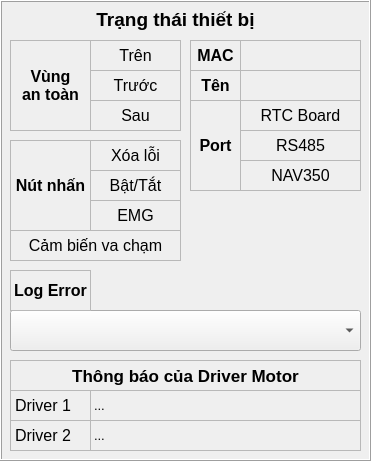
    <widget class="QFrame" name="frame_2">
     <property name="geometry">
      <rect>
       <x>0</x>
       <y>0</y>
       <width>371</width>
       <height>461</height>
      </rect>
     </property>
     <property name="autoFillBackground">
      <bool>true</bool>
     </property>
     <property name="frameShape">
      <enum>QFrame::Box</enum>
     </property>
     <property name="frameShadow">
      <enum>QFrame::Raised</enum>
     </property>
     <widget class="QLabel" name="lbc_blsock">
      <property name="geometry">
       <rect>
        <x>10</x>
        <y>230</y>
        <width>171</width>
        <height>31</height>
       </rect>
      </property>
      <property name="font">
       <font>
        <pointsize>12</pointsize>
       </font>
      </property>
      <property name="autoFillBackground">
       <bool>false</bool>
      </property>
      <property name="frameShape">
       <enum>QFrame::StyledPanel</enum>
      </property>
      <property name="lineWidth">
       <number>1</number>
      </property>
      <property name="midLineWidth">
       <number>0</number>
      </property>
      <property name="text">
       <string>Cảm biến va chạm</string>
      </property>
      <property name="scaledContents">
       <bool>false</bool>
      </property>
      <property name="alignment">
       <set>Qt::AlignCenter</set>
      </property>
      <property name="wordWrap">
       <bool>false</bool>
      </property>
      <property name="openExternalLinks">
       <bool>false</bool>
      </property>
     </widget>
     <widget class="QLabel" name="lbc_safety_behind">
      <property name="geometry">
       <rect>
        <x>90</x>
        <y>100</y>
        <width>91</width>
        <height>31</height>
       </rect>
      </property>
      <property name="font">
       <font>
        <pointsize>12</pointsize>
       </font>
      </property>
      <property name="autoFillBackground">
       <bool>false</bool>
      </property>
      <property name="frameShape">
       <enum>QFrame::StyledPanel</enum>
      </property>
      <property name="lineWidth">
       <number>1</number>
      </property>
      <property name="midLineWidth">
       <number>0</number>
      </property>
      <property name="text">
       <string>Sau</string>
      </property>
      <property name="scaledContents">
       <bool>false</bool>
      </property>
      <property name="alignment">
       <set>Qt::AlignCenter</set>
      </property>
      <property name="wordWrap">
       <bool>false</bool>
      </property>
      <property name="openExternalLinks">
       <bool>false</bool>
      </property>
     </widget>
     <widget class="QLabel" name="lbc_button_clearError">
      <property name="geometry">
       <rect>
        <x>90</x>
        <y>140</y>
        <width>91</width>
        <height>31</height>
       </rect>
      </property>
      <property name="font">
       <font>
        <pointsize>12</pointsize>
       </font>
      </property>
      <property name="autoFillBackground">
       <bool>false</bool>
      </property>
      <property name="frameShape">
       <enum>QFrame::StyledPanel</enum>
      </property>
      <property name="lineWidth">
       <number>1</number>
      </property>
      <property name="midLineWidth">
       <number>0</number>
      </property>
      <property name="text">
       <string>Xóa lỗi</string>
      </property>
      <property name="scaledContents">
       <bool>false</bool>
      </property>
      <property name="alignment">
       <set>Qt::AlignCenter</set>
      </property>
      <property name="wordWrap">
       <bool>false</bool>
      </property>
      <property name="openExternalLinks">
       <bool>false</bool>
      </property>
     </widget>
     <widget class="QLabel" name="lbc_safety_up">
      <property name="geometry">
       <rect>
        <x>90</x>
        <y>40</y>
        <width>91</width>
        <height>31</height>
       </rect>
      </property>
      <property name="font">
       <font>
        <pointsize>12</pointsize>
       </font>
      </property>
      <property name="autoFillBackground">
       <bool>false</bool>
      </property>
      <property name="frameShape">
       <enum>QFrame::StyledPanel</enum>
      </property>
      <property name="lineWidth">
       <number>1</number>
      </property>
      <property name="midLineWidth">
       <number>0</number>
      </property>
      <property name="text">
       <string>Trên</string>
      </property>
      <property name="scaledContents">
       <bool>false</bool>
      </property>
      <property name="alignment">
       <set>Qt::AlignCenter</set>
      </property>
      <property name="wordWrap">
       <bool>false</bool>
      </property>
      <property name="openExternalLinks">
       <bool>false</bool>
      </property>
     </widget>
     <widget class="QLabel" name="lb_button">
      <property name="geometry">
       <rect>
        <x>10</x>
        <y>140</y>
        <width>81</width>
        <height>91</height>
       </rect>
      </property>
      <property name="font">
       <font>
        <pointsize>12</pointsize>
        <weight>75</weight>
        <bold>true</bold>
       </font>
      </property>
      <property name="autoFillBackground">
       <bool>false</bool>
      </property>
      <property name="frameShape">
       <enum>QFrame::StyledPanel</enum>
      </property>
      <property name="lineWidth">
       <number>1</number>
      </property>
      <property name="midLineWidth">
       <number>0</number>
      </property>
      <property name="text">
       <string>Nút nhấn</string>
      </property>
      <property name="scaledContents">
       <bool>false</bool>
      </property>
      <property name="alignment">
       <set>Qt::AlignCenter</set>
      </property>
      <property name="wordWrap">
       <bool>false</bool>
      </property>
      <property name="openExternalLinks">
       <bool>false</bool>
      </property>
     </widget>
     <widget class="QLabel" name="lbc_emg">
      <property name="geometry">
       <rect>
        <x>90</x>
        <y>200</y>
        <width>91</width>
        <height>31</height>
       </rect>
      </property>
      <property name="font">
       <font>
        <pointsize>12</pointsize>
       </font>
      </property>
      <property name="autoFillBackground">
       <bool>false</bool>
      </property>
      <property name="frameShape">
       <enum>QFrame::StyledPanel</enum>
      </property>
      <property name="lineWidth">
       <number>1</number>
      </property>
      <property name="midLineWidth">
       <number>0</number>
      </property>
      <property name="text">
       <string>EMG</string>
      </property>
      <property name="scaledContents">
       <bool>false</bool>
      </property>
      <property name="alignment">
       <set>Qt::AlignCenter</set>
      </property>
      <property name="wordWrap">
       <bool>false</bool>
      </property>
      <property name="openExternalLinks">
       <bool>false</bool>
      </property>
     </widget>
     <widget class="QLabel" name="lb_device">
      <property name="geometry">
       <rect>
        <x>70</x>
        <y>4</y>
        <width>211</width>
        <height>31</height>
       </rect>
      </property>
      <property name="font">
       <font>
        <pointsize>14</pointsize>
        <weight>75</weight>
        <bold>true</bold>
       </font>
      </property>
      <property name="autoFillBackground">
       <bool>false</bool>
      </property>
      <property name="frameShape">
       <enum>QFrame::NoFrame</enum>
      </property>
      <property name="lineWidth">
       <number>1</number>
      </property>
      <property name="midLineWidth">
       <number>0</number>
      </property>
      <property name="text">
       <string>Trạng thái thiết bị</string>
      </property>
      <property name="scaledContents">
       <bool>false</bool>
      </property>
      <property name="alignment">
       <set>Qt::AlignCenter</set>
      </property>
      <property name="wordWrap">
       <bool>false</bool>
      </property>
      <property name="openExternalLinks">
       <bool>false</bool>
      </property>
     </widget>
     <widget class="QLabel" name="lb_safety">
      <property name="geometry">
       <rect>
        <x>10</x>
        <y>40</y>
        <width>81</width>
        <height>91</height>
       </rect>
      </property>
      <property name="font">
       <font>
        <pointsize>12</pointsize>
        <weight>75</weight>
        <bold>true</bold>
       </font>
      </property>
      <property name="autoFillBackground">
       <bool>false</bool>
      </property>
      <property name="frameShape">
       <enum>QFrame::StyledPanel</enum>
      </property>
      <property name="lineWidth">
       <number>1</number>
      </property>
      <property name="midLineWidth">
       <number>0</number>
      </property>
      <property name="text">
       <string>Vùng
an toàn</string>
      </property>
      <property name="scaledContents">
       <bool>false</bool>
      </property>
      <property name="alignment">
       <set>Qt::AlignCenter</set>
      </property>
      <property name="wordWrap">
       <bool>false</bool>
      </property>
      <property name="openExternalLinks">
       <bool>false</bool>
      </property>
     </widget>
     <widget class="QLabel" name="lbc_button_power">
      <property name="geometry">
       <rect>
        <x>90</x>
        <y>170</y>
        <width>91</width>
        <height>31</height>
       </rect>
      </property>
      <property name="font">
       <font>
        <pointsize>12</pointsize>
       </font>
      </property>
      <property name="autoFillBackground">
       <bool>false</bool>
      </property>
      <property name="frameShape">
       <enum>QFrame::StyledPanel</enum>
      </property>
      <property name="lineWidth">
       <number>1</number>
      </property>
      <property name="midLineWidth">
       <number>0</number>
      </property>
      <property name="text">
       <string>Bật/Tắt</string>
      </property>
      <property name="scaledContents">
       <bool>false</bool>
      </property>
      <property name="alignment">
       <set>Qt::AlignCenter</set>
      </property>
      <property name="wordWrap">
       <bool>false</bool>
      </property>
      <property name="openExternalLinks">
       <bool>false</bool>
      </property>
     </widget>
     <widget class="QLabel" name="lbc_safety_ahead">
      <property name="geometry">
       <rect>
        <x>90</x>
        <y>70</y>
        <width>91</width>
        <height>31</height>
       </rect>
      </property>
      <property name="font">
       <font>
        <pointsize>12</pointsize>
       </font>
      </property>
      <property name="autoFillBackground">
       <bool>false</bool>
      </property>
      <property name="frameShape">
       <enum>QFrame::StyledPanel</enum>
      </property>
      <property name="lineWidth">
       <number>1</number>
      </property>
      <property name="midLineWidth">
       <number>0</number>
      </property>
      <property name="text">
       <string>Trước</string>
      </property>
      <property name="scaledContents">
       <bool>false</bool>
      </property>
      <property name="alignment">
       <set>Qt::AlignCenter</set>
      </property>
      <property name="wordWrap">
       <bool>false</bool>
      </property>
      <property name="openExternalLinks">
       <bool>false</bool>
      </property>
     </widget>
     <widget class="QLabel" name="lbc_port_nav350">
      <property name="geometry">
       <rect>
        <x>240</x>
        <y>160</y>
        <width>121</width>
        <height>31</height>
       </rect>
      </property>
      <property name="font">
       <font>
        <pointsize>12</pointsize>
        <weight>50</weight>
        <bold>false</bold>
       </font>
      </property>
      <property name="autoFillBackground">
       <bool>false</bool>
      </property>
      <property name="frameShape">
       <enum>QFrame::StyledPanel</enum>
      </property>
      <property name="lineWidth">
       <number>1</number>
      </property>
      <property name="midLineWidth">
       <number>0</number>
      </property>
      <property name="text">
       <string>NAV350</string>
      </property>
      <property name="scaledContents">
       <bool>false</bool>
      </property>
      <property name="alignment">
       <set>Qt::AlignCenter</set>
      </property>
      <property name="wordWrap">
       <bool>false</bool>
      </property>
      <property name="openExternalLinks">
       <bool>false</bool>
      </property>
     </widget>
     <widget class="QLabel" name="lbc_port_rs485">
      <property name="geometry">
       <rect>
        <x>240</x>
        <y>130</y>
        <width>121</width>
        <height>31</height>
       </rect>
      </property>
      <property name="font">
       <font>
        <pointsize>12</pointsize>
        <weight>50</weight>
        <bold>false</bold>
       </font>
      </property>
      <property name="autoFillBackground">
       <bool>false</bool>
      </property>
      <property name="frameShape">
       <enum>QFrame::StyledPanel</enum>
      </property>
      <property name="lineWidth">
       <number>1</number>
      </property>
      <property name="midLineWidth">
       <number>0</number>
      </property>
      <property name="text">
       <string>RS485</string>
      </property>
      <property name="scaledContents">
       <bool>false</bool>
      </property>
      <property name="alignment">
       <set>Qt::AlignCenter</set>
      </property>
      <property name="wordWrap">
       <bool>false</bool>
      </property>
      <property name="openExternalLinks">
       <bool>false</bool>
      </property>
     </widget>
     <widget class="QLabel" name="lb_port">
      <property name="geometry">
       <rect>
        <x>190</x>
        <y>100</y>
        <width>51</width>
        <height>91</height>
       </rect>
      </property>
      <property name="font">
       <font>
        <pointsize>12</pointsize>
        <weight>75</weight>
        <bold>true</bold>
       </font>
      </property>
      <property name="autoFillBackground">
       <bool>false</bool>
      </property>
      <property name="frameShape">
       <enum>QFrame::StyledPanel</enum>
      </property>
      <property name="lineWidth">
       <number>1</number>
      </property>
      <property name="midLineWidth">
       <number>0</number>
      </property>
      <property name="text">
       <string>Port</string>
      </property>
      <property name="scaledContents">
       <bool>false</bool>
      </property>
      <property name="alignment">
       <set>Qt::AlignCenter</set>
      </property>
      <property name="wordWrap">
       <bool>false</bool>
      </property>
      <property name="openExternalLinks">
       <bool>false</bool>
      </property>
     </widget>
     <widget class="QLabel" name="lbc_port_rtc">
      <property name="geometry">
       <rect>
        <x>240</x>
        <y>100</y>
        <width>121</width>
        <height>31</height>
       </rect>
      </property>
      <property name="font">
       <font>
        <pointsize>12</pointsize>
        <weight>50</weight>
        <bold>false</bold>
       </font>
      </property>
      <property name="autoFillBackground">
       <bool>false</bool>
      </property>
      <property name="frameShape">
       <enum>QFrame::StyledPanel</enum>
      </property>
      <property name="lineWidth">
       <number>1</number>
      </property>
      <property name="midLineWidth">
       <number>0</number>
      </property>
      <property name="text">
       <string>RTC Board</string>
      </property>
      <property name="scaledContents">
       <bool>false</bool>
      </property>
      <property name="alignment">
       <set>Qt::AlignCenter</set>
      </property>
      <property name="wordWrap">
       <bool>false</bool>
      </property>
      <property name="openExternalLinks">
       <bool>false</bool>
      </property>
     </widget>
     <widget class="QLabel" name="lb_notification_driver2">
      <property name="geometry">
       <rect>
        <x>10</x>
        <y>420</y>
        <width>81</width>
        <height>31</height>
       </rect>
      </property>
      <property name="font">
       <font>
        <pointsize>12</pointsize>
       </font>
      </property>
      <property name="autoFillBackground">
       <bool>false</bool>
      </property>
      <property name="frameShape">
       <enum>QFrame::StyledPanel</enum>
      </property>
      <property name="lineWidth">
       <number>1</number>
      </property>
      <property name="midLineWidth">
       <number>0</number>
      </property>
      <property name="text">
       <string>Driver 2</string>
      </property>
      <property name="scaledContents">
       <bool>false</bool>
      </property>
      <property name="wordWrap">
       <bool>false</bool>
      </property>
      <property name="openExternalLinks">
       <bool>false</bool>
      </property>
     </widget>
     <widget class="QLabel" name="lb_notification_device">
      <property name="geometry">
       <rect>
        <x>10</x>
        <y>360</y>
        <width>351</width>
        <height>31</height>
       </rect>
      </property>
      <property name="font">
       <font>
        <pointsize>13</pointsize>
        <weight>75</weight>
        <bold>true</bold>
       </font>
      </property>
      <property name="autoFillBackground">
       <bool>false</bool>
      </property>
      <property name="frameShape">
       <enum>QFrame::StyledPanel</enum>
      </property>
      <property name="lineWidth">
       <number>1</number>
      </property>
      <property name="midLineWidth">
       <number>0</number>
      </property>
      <property name="text">
       <string>Thông báo của Driver Motor</string>
      </property>
      <property name="scaledContents">
       <bool>false</bool>
      </property>
      <property name="alignment">
       <set>Qt::AlignCenter</set>
      </property>
      <property name="wordWrap">
       <bool>false</bool>
      </property>
      <property name="openExternalLinks">
       <bool>false</bool>
      </property>
     </widget>
     <widget class="QLabel" name="lb_notification_driver1">
      <property name="geometry">
       <rect>
        <x>10</x>
        <y>390</y>
        <width>81</width>
        <height>31</height>
       </rect>
      </property>
      <property name="font">
       <font>
        <pointsize>12</pointsize>
       </font>
      </property>
      <property name="autoFillBackground">
       <bool>false</bool>
      </property>
      <property name="frameShape">
       <enum>QFrame::StyledPanel</enum>
      </property>
      <property name="lineWidth">
       <number>1</number>
      </property>
      <property name="midLineWidth">
       <number>0</number>
      </property>
      <property name="text">
       <string>Driver 1</string>
      </property>
      <property name="scaledContents">
       <bool>false</bool>
      </property>
      <property name="wordWrap">
       <bool>false</bool>
      </property>
      <property name="openExternalLinks">
       <bool>false</bool>
      </property>
     </widget>
     <widget class="QLabel" name="lbv_notification_driver1">
      <property name="geometry">
       <rect>
        <x>90</x>
        <y>390</y>
        <width>271</width>
        <height>31</height>
       </rect>
      </property>
      <property name="font">
       <font>
        <pointsize>10</pointsize>
       </font>
      </property>
      <property name="autoFillBackground">
       <bool>false</bool>
      </property>
      <property name="frameShape">
       <enum>QFrame::StyledPanel</enum>
      </property>
      <property name="lineWidth">
       <number>1</number>
      </property>
      <property name="midLineWidth">
       <number>0</number>
      </property>
      <property name="text">
       <string>...</string>
      </property>
      <property name="scaledContents">
       <bool>false</bool>
      </property>
      <property name="wordWrap">
       <bool>false</bool>
      </property>
      <property name="openExternalLinks">
       <bool>false</bool>
      </property>
     </widget>
     <widget class="QLabel" name="lbv_notification_driver2">
      <property name="geometry">
       <rect>
        <x>90</x>
        <y>420</y>
        <width>271</width>
        <height>31</height>
       </rect>
      </property>
      <property name="font">
       <font>
        <pointsize>10</pointsize>
       </font>
      </property>
      <property name="autoFillBackground">
       <bool>false</bool>
      </property>
      <property name="frameShape">
       <enum>QFrame::StyledPanel</enum>
      </property>
      <property name="lineWidth">
       <number>1</number>
      </property>
      <property name="midLineWidth">
       <number>0</number>
      </property>
      <property name="text">
       <string>...</string>
      </property>
      <property name="scaledContents">
       <bool>false</bool>
      </property>
      <property name="wordWrap">
       <bool>false</bool>
      </property>
      <property name="openExternalLinks">
       <bool>false</bool>
      </property>
     </widget>
     <widget class="QComboBox" name="cb_logError">
      <property name="geometry">
       <rect>
        <x>10</x>
        <y>310</y>
        <width>351</width>
        <height>41</height>
       </rect>
      </property>
     </widget>
     <widget class="QLabel" name="lb_logError">
      <property name="geometry">
       <rect>
        <x>10</x>
        <y>270</y>
        <width>81</width>
        <height>41</height>
       </rect>
      </property>
      <property name="font">
       <font>
        <pointsize>12</pointsize>
        <weight>75</weight>
        <bold>true</bold>
       </font>
      </property>
      <property name="autoFillBackground">
       <bool>false</bool>
      </property>
      <property name="frameShape">
       <enum>QFrame::StyledPanel</enum>
      </property>
      <property name="lineWidth">
       <number>1</number>
      </property>
      <property name="midLineWidth">
       <number>0</number>
      </property>
      <property name="text">
       <string>Log Error</string>
      </property>
      <property name="scaledContents">
       <bool>false</bool>
      </property>
      <property name="alignment">
       <set>Qt::AlignCenter</set>
      </property>
      <property name="wordWrap">
       <bool>false</bool>
      </property>
      <property name="openExternalLinks">
       <bool>false</bool>
      </property>
     </widget>
     <widget class="QLabel" name="lbv_mac">
      <property name="geometry">
       <rect>
        <x>240</x>
        <y>40</y>
        <width>121</width>
        <height>31</height>
       </rect>
      </property>
      <property name="font">
       <font>
        <pointsize>12</pointsize>
        <weight>50</weight>
        <bold>false</bold>
       </font>
      </property>
      <property name="autoFillBackground">
       <bool>false</bool>
      </property>
      <property name="frameShape">
       <enum>QFrame::StyledPanel</enum>
      </property>
      <property name="lineWidth">
       <number>1</number>
      </property>
      <property name="midLineWidth">
       <number>0</number>
      </property>
      <property name="text">
       <string/>
      </property>
      <property name="scaledContents">
       <bool>false</bool>
      </property>
      <property name="alignment">
       <set>Qt::AlignCenter</set>
      </property>
      <property name="wordWrap">
       <bool>false</bool>
      </property>
      <property name="openExternalLinks">
       <bool>false</bool>
      </property>
     </widget>
     <widget class="QLabel" name="lb_namePc">
      <property name="geometry">
       <rect>
        <x>190</x>
        <y>70</y>
        <width>51</width>
        <height>31</height>
       </rect>
      </property>
      <property name="font">
       <font>
        <pointsize>12</pointsize>
        <weight>75</weight>
        <bold>true</bold>
       </font>
      </property>
      <property name="autoFillBackground">
       <bool>false</bool>
      </property>
      <property name="frameShape">
       <enum>QFrame::StyledPanel</enum>
      </property>
      <property name="lineWidth">
       <number>1</number>
      </property>
      <property name="midLineWidth">
       <number>0</number>
      </property>
      <property name="text">
       <string>Tên</string>
      </property>
      <property name="scaledContents">
       <bool>false</bool>
      </property>
      <property name="alignment">
       <set>Qt::AlignCenter</set>
      </property>
      <property name="wordWrap">
       <bool>false</bool>
      </property>
      <property name="openExternalLinks">
       <bool>false</bool>
      </property>
     </widget>
     <widget class="QLabel" name="lb_mac">
      <property name="geometry">
       <rect>
        <x>190</x>
        <y>40</y>
        <width>51</width>
        <height>31</height>
       </rect>
      </property>
      <property name="font">
       <font>
        <pointsize>12</pointsize>
        <weight>75</weight>
        <bold>true</bold>
       </font>
      </property>
      <property name="autoFillBackground">
       <bool>false</bool>
      </property>
      <property name="frameShape">
       <enum>QFrame::StyledPanel</enum>
      </property>
      <property name="lineWidth">
       <number>1</number>
      </property>
      <property name="midLineWidth">
       <number>0</number>
      </property>
      <property name="text">
       <string>MAC</string>
      </property>
      <property name="scaledContents">
       <bool>false</bool>
      </property>
      <property name="alignment">
       <set>Qt::AlignCenter</set>
      </property>
      <property name="wordWrap">
       <bool>false</bool>
      </property>
      <property name="openExternalLinks">
       <bool>false</bool>
      </property>
     </widget>
     <widget class="QLabel" name="lbv_namePc">
      <property name="geometry">
       <rect>
        <x>240</x>
        <y>70</y>
        <width>121</width>
        <height>31</height>
       </rect>
      </property>
      <property name="font">
       <font>
        <pointsize>12</pointsize>
        <weight>50</weight>
        <bold>false</bold>
       </font>
      </property>
      <property name="autoFillBackground">
       <bool>false</bool>
      </property>
      <property name="frameShape">
       <enum>QFrame::StyledPanel</enum>
      </property>
      <property name="lineWidth">
       <number>1</number>
      </property>
      <property name="midLineWidth">
       <number>0</number>
      </property>
      <property name="text">
       <string/>
      </property>
      <property name="scaledContents">
       <bool>false</bool>
      </property>
      <property name="alignment">
       <set>Qt::AlignCenter</set>
      </property>
      <property name="wordWrap">
       <bool>false</bool>
      </property>
      <property name="openExternalLinks">
       <bool>false</bool>
      </property>
     </widget>
    </widget>
